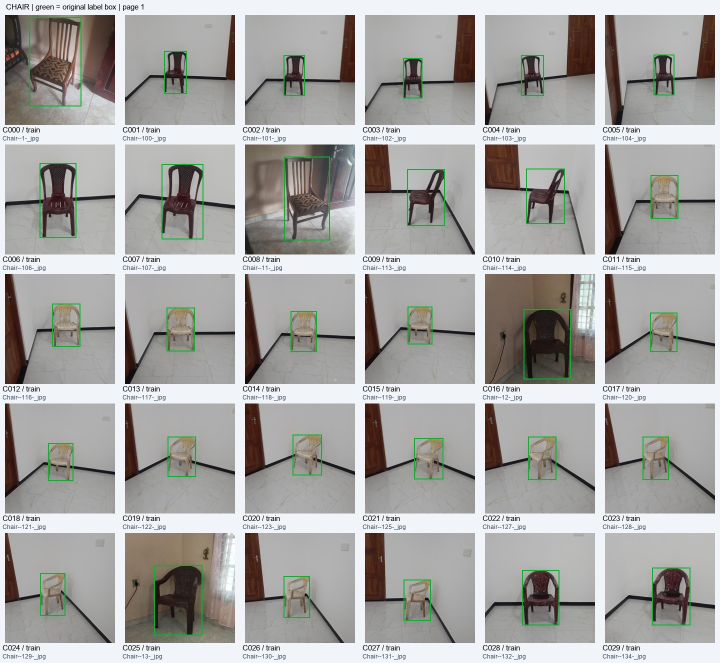
#> input picture results/furniture_day1/data_audit/contact_sheets/chair_01.jpg, 1440 x 1325 px (shown at 1/2 size)
$ python -i audit_furniture_structure.py   (imports and definitions only)
#> lines starting #> are read from the running program, lines starting #| are printed output that depends on the picture
#> further down, picture is the input picture: PIL image 1440x1325 RGB; mean R, G, B 167.5, 166.8, 164.3
"""Audit the immutable Furniture v2 export and find conservative similarity links."""

import argparse
from collections import Counter, defaultdict
import hashlib
import json
import math
from pathlib import Path
import zipfile

import cv2
import numpy as np
from PIL import Image, ImageDraw, ImageFont, ImageOps
import yaml


ROOT = Path(__file__).resolve().parents[1]
CLASS_NAMES = {0: "chair", 1: "sofa", 2: "table"}


def require(condition, message):
    if not condition:
        raise ValueError(message)


def digest(path):
    with path.open("rb") as handle:
        return hashlib.file_digest(handle, "sha256").hexdigest()


# [5 lines left out: function source_fingerprint, not called in this run]


def save_json(path, value):
    path.write_text(json.dumps(value, ensure_ascii=False, indent=2) + "\n", encoding="utf-8")


def visual_hashes(image):
    gray = np.asarray(image.convert("L").resize((32, 32), Image.Resampling.LANCZOS), dtype=np.float32)
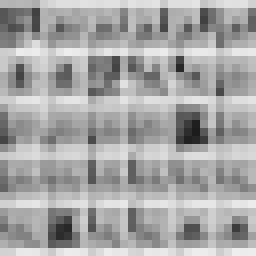
#> gray: shape (32, 32) float32 (shown 8 times larger); min 28, max 238, mean 166.2
    low = cv2.dct(gray)[:8, :8].flatten()[1:]
#> low = 63 values, max 122.9 at index 20, min -112.5 at index 16, mean -14.39
    phash = sum(int(bit) << i for i, bit in enumerate(low > np.median(low)))
#> phash = 9112678606558257416
    dh = np.asarray(image.convert("L").resize((9, 8), Image.Resampling.LANCZOS))
    dhash = sum(int(bit) << i for i, bit in enumerate((dh[:, 1:] > dh[:, :-1]).flatten()))
#> dhash = 6076536574331933095
    rgb = np.asarray(image.resize((32, 32)), dtype=np.float32)
    return phash, dhash, rgb.mean(axis=(0, 1)).tolist()


# [117 lines left out: functions contact_sheets, main, not called in this run]


# [2 lines not run here, left out]

>>> from PIL import Image
>>> picture = Image.open('../results/furniture_day1/data_audit/contact_sheets/chair_01.jpg')
>>> result = visual_hashes(picture)
#> result = (9112678606558257416, 6076536574331933095, [167, 166.2, 163.8])

$ run again, on results/furniture_day1/data_audit/contact_sheets/chair_05.jpg
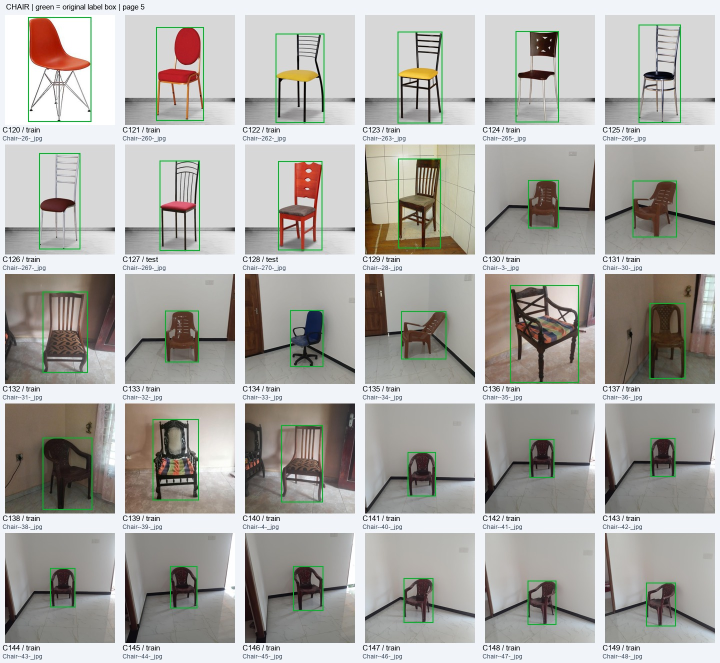
#> input picture results/furniture_day1/data_audit/contact_sheets/chair_05.jpg, 1440 x 1325 px (shown at 1/2 size)
#> picture is the input picture: PIL image 1440x1325 RGB; mean R, G, B 175.3, 173.8, 169.6
#> in visual_hashes, `gray = np.asarray(image.convert("L").resize((32, 32), Image.Resampling..`:
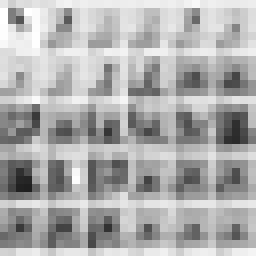
#> gray: shape (32, 32) float32 (shown 8 times larger); min 31, max 255, mean 173.5
#> low = 63 values, max 513.9 at index 7, min -142.9 at index 24, mean 10.09
#> phash = 5611969008331833313
#> dhash = 1804627443118571589
#> in visual_hashes, `rgb = np.asarray(image.resize((32, 32)), dtype=np.float32)`:
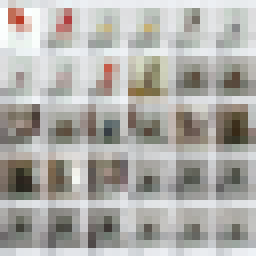
#> rgb: shape (32, 32, 3) float32 (shown 8 times larger); mean R, G, B 175, 173.5, 169.2
#> result = (5611969008331833313, 1804627443118571589, [175, 173.5, 169.2])

$ run again, on results/furniture_day1/data_audit/contact_sheets/chair_06.jpg
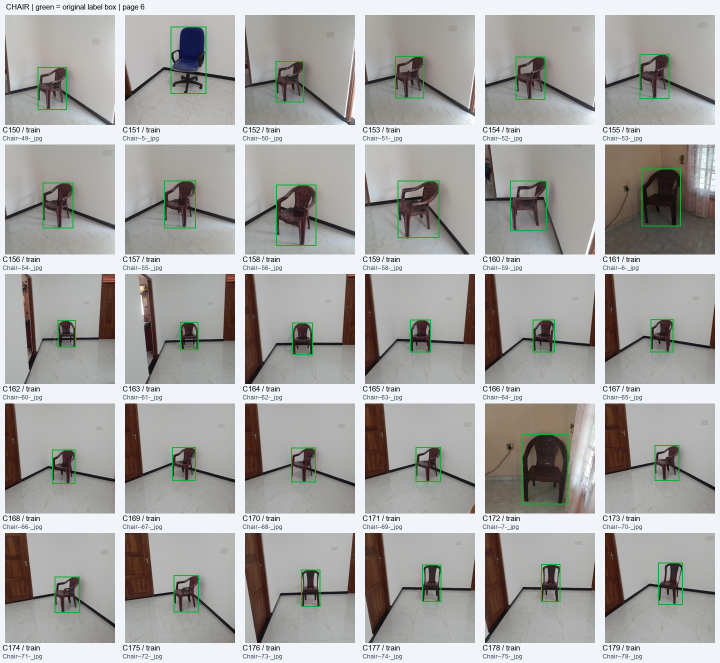
#> input picture results/furniture_day1/data_audit/contact_sheets/chair_06.jpg, 1440 x 1325 px (shown at 1/2 size)
#> picture is the input picture: PIL image 1440x1325 RGB; mean R, G, B 168.3, 167.5, 165.4
#> in visual_hashes, `gray = np.asarray(image.convert("L").resize((32, 32), Image.Resampling..`:
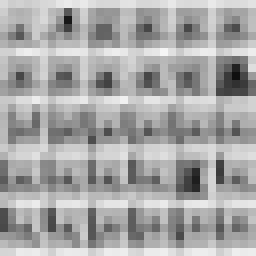
#> gray: shape (32, 32) float32 (shown 8 times larger); min 15, max 245, mean 167.1
#> low = 63 values, max 149.6 at index 15, min -88.81 at index 32, mean 6.89
#> phash = 3849962225112618377
#> dhash = 17425502127327349117
#> in visual_hashes, `rgb = np.asarray(image.resize((32, 32)), dtype=np.float32)`:
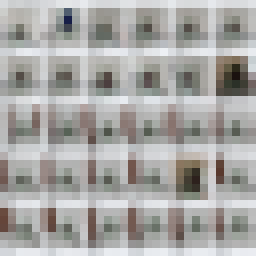
#> rgb: shape (32, 32, 3) float32 (shown 8 times larger); mean R, G, B 167.9, 167, 164.9
#> result = (3849962225112618377, 17425502127327349117, [167.9, 167, 164.9])

$ run again, on results/furniture_day1/data_audit/contact_sheets/chair_07.jpg
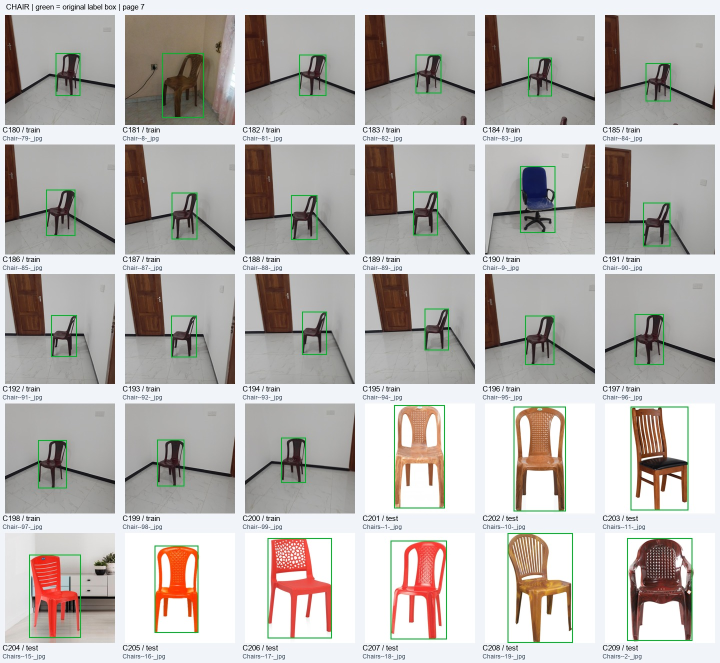
#> input picture results/furniture_day1/data_audit/contact_sheets/chair_07.jpg, 1440 x 1325 px (shown at 1/2 size)
#> picture is the input picture: PIL image 1440x1325 RGB; mean R, G, B 186.4, 182.4, 179.1
#> in visual_hashes, `gray = np.asarray(image.convert("L").resize((32, 32), Image.Resampling..`:
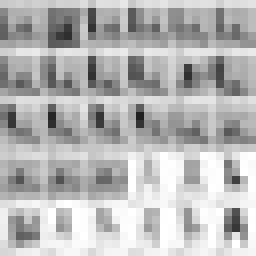
#> gray: shape (32, 32) float32 (shown 8 times larger); min 32, max 255, mean 182.8
#> low = 63 values, max 272.4 at index 15, min -634.4 at index 7, mean -5.93
#> phash = 3001317173466087204
#> dhash = 818275569015960820
#> in visual_hashes, `rgb = np.asarray(image.resize((32, 32)), dtype=np.float32)`:
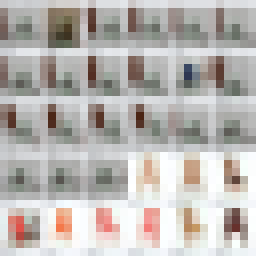
#> rgb: shape (32, 32, 3) float32 (shown 8 times larger); mean R, G, B 186.1, 182, 178.6
#> result = (3001317173466087204, 818275569015960820, [186.1, 182, 178.6])
